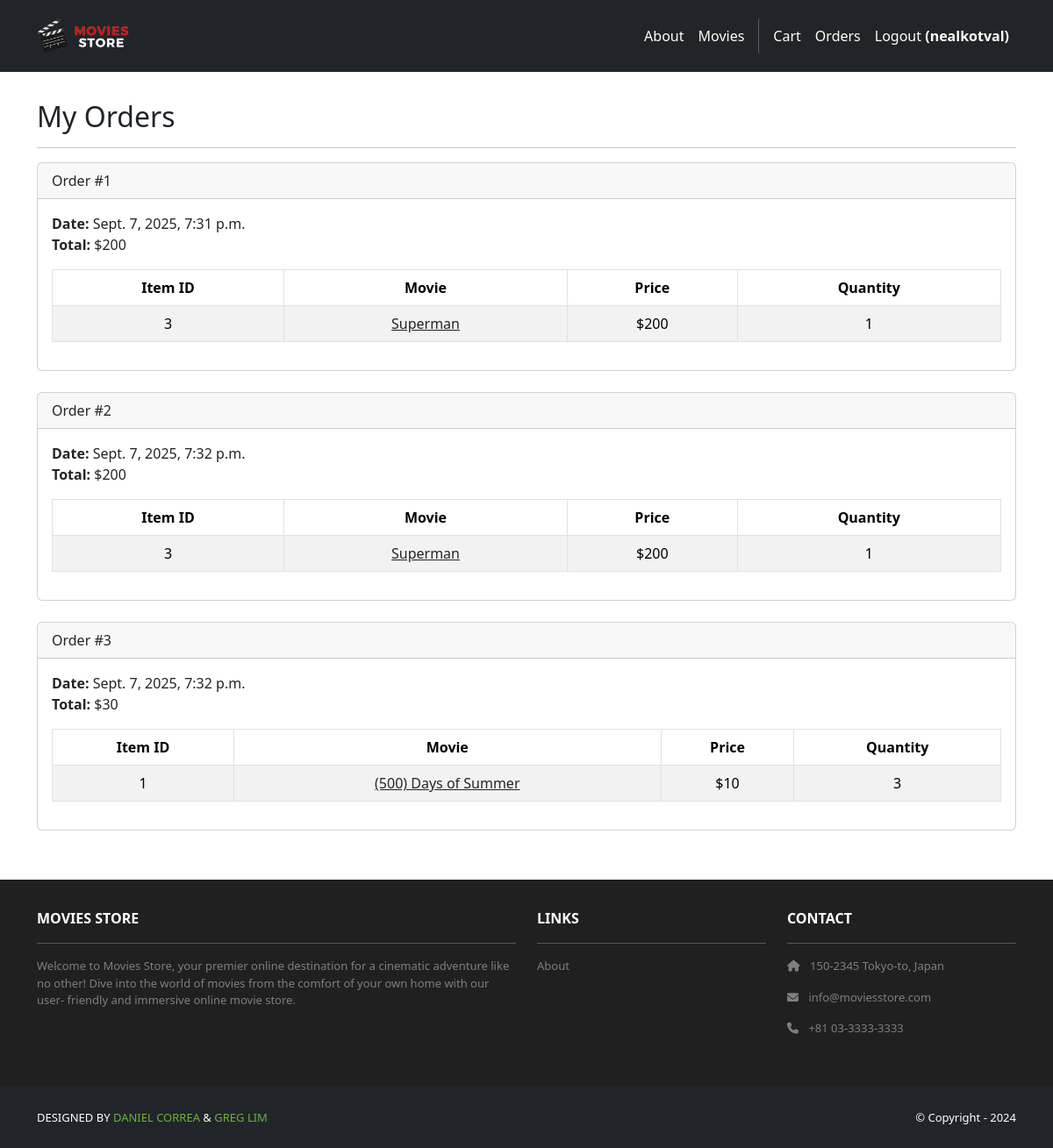
Page /accounts/orders/ (signed in) on the committed database.
### cart/models.py (models this page shows, shortened)
class Order(models.Model):
    id = models.AutoField(primary_key=True)
    total = models.IntegerField()
    date = models.DateTimeField(auto_now_add=True)
    user = models.ForeignKey(User,
        on_delete=models.CASCADE)

class Item(models.Model):
    id = models.AutoField(primary_key=True)
    price = models.IntegerField()
    quantity = models.IntegerField()
    order = models.ForeignKey(Order,
        on_delete=models.CASCADE)
    movie = models.ForeignKey(Movie,
        on_delete=models.CASCADE)

### movies/models.py (models this page shows, shortened)
class Movie(models.Model):
    id = models.AutoField(primary_key=True)
    name = models.CharField(max_length=255)
    price = models.IntegerField()
    description = models.TextField()
    image = models.ImageField(upload_to='movie_images/')

### accounts/views.py (the view)
# urls.py: path('orders/', views.orders, name='accounts.orders'),
@login_required
def orders(request):
    template_data = {}
    template_data['title'] = 'Orders'
    template_data['orders'] = request.user.order_set.all()
    return render(request, 'accounts/orders.html',
        {'template_data': template_data})

### accounts/templates/accounts/orders.html
{% extends 'base.html' %}
{% block content %}
<div class="p-3">
  <div class="container">
    <div class="row mt-3">
      <div class="col mx-auto mb-3">
        <h2>My Orders</h2>
        <hr />
        {% for order in template_data.orders %}
        <div class="card mb-4">
          <div class="card-header">
            Order #{{ order.id }}
          </div>
          <div class="card-body">
            <b>Date:</b> {{ order.date }}<br />
            <b>Total:</b> ${{ order.total }}<br />
            <table class="table table-bordered
              table-striped text-center mt-3">
              <thead>
                <tr>
                  <th scope="col">Item ID</th>
                  <th scope="col">Movie</th>
                  <th scope="col">Price</th>
                  <th scope="col">Quantity</th>
                </tr>
              </thead>
              <tbody>
                {% for item in order.item_set.all %}
                <tr>
                  <td>{{ item.movie.id }}</td>
                  <td>
                    <a class="link-dark"
                      href="{% url 'movies.show' id=item.movie.id %}">
                      {{ item.movie.name }}
                    </a>
                  </td>
                  <td>${{ item.movie.price }}</td>
                  <td>{{ item.quantity }}</td>
                </tr>
                {% endfor %}
              </tbody>
            </table>
          </div>
        </div>
        {% endfor %}
      </div>
    </div>
  </div>
</div>
{% endblock content %}

### moviesstore/templates/base.html (shortened to what this page needs)
<!DOCTYPE html>
<html>
  <head>
    {% load static %}
    <link href=
      "https://cdn.jsdelivr.net/npm/bootstrap@5.3.3/dist/css/bootstrap.min.css" rel="stylesheet"
>
    <link rel=
      "stylesheet"  href="https://cdnjs.cloudflare.com/ajax/libs/font-awesome/6.1.1/css/all.min.css">
    <link rel="stylesheet" type="text/css" href="{% static 'css/style.css' %}">
  </head>
  <body>
     <nav class="p-3 navbar navbar-dark bg-dark navbar-expand-lg">
      <div class="container">
        <a class="navbar-brand"
           href="{% url 'home.index' %}">
          <img src="{% static 'img/logo.png' %}" alt="logo"
               height="40" />
        </a>
        <div class="collapse navbar-collapse"
             id="navbarNavAltMarkup">
          <div class="navbar-nav ms-auto navbar-ml">
            <a class="nav-link" href="{% url 'home.about' %}">About</a>
            <a class="nav-link" href="{% url 'movies.index' %}">Movies</a>
            <a class="nav-link"
              href="{% url 'cart.index' %}">Cart</a>
            {% if user.is_authenticated %}
            <a class="nav-link"
              href="{% url 'accounts.orders' %}">Orders
            </a>
            <a class="nav-link"
              href="{% url 'accounts.logout' %}">Logout <b>({{user.username }})</b></a>
            {% endif %}
          </div>
        </div>
      </div>
    </nav>
    <div>
      {% block content %}
      {% endblock content %}
    </div>
    <section class="p-3 ms-footer d-none d-md-block">
      <div class="container">
        <div class="row mt-3 text-white">
          <div class="col-md-6 col-lg-6 col-xl-6 mx-auto mb-4">
            <b>MOVIES STORE</b>
            <hr />
            <p>
              Welcome to Movies Store, your premier online
              destination for a cinematic adventure like no
              other! Dive into the world of movies from the
              comfort of your own home with our user-
              friendly and immersive online movie store.
            </p>
          </div>
          <div class="col-md-3 col-lg-3 col-xl-3 mx-auto mb-4">
            <b>LINKS</b>
            <hr />
            <p><a class="nav-link"
              href="{% url 'home.about' %}">
              About
            </a></p>
          </div>
          <div class="col-md-3 col-lg-3 col-xl-3 mx-auto mb-4">
            <b>CONTACT</b>
            <hr />
            <p><i class="fas fa-home me-2"></i>
              150-2345 Tokyo-to, Japan
            </p>
            <p><i class="fas fa-envelope me-2"></i>
              info@moviesstore.com
            </p>
            <p><i class="fas fa-phone me-2"></i>
              +81 03-3333-3333
            </p>
          </div>
        </div>
      </div>
    </section>
    <section class="p-3 ms-footer-bottom bg-dark">
      <div class="container d-flex
           justify-content-between">
        <div class="me-5 text-white">
          <span>DESIGNED BY
            <a href="https://www.x.com/danielgarax"
            target="_blank">DANIEL CORREA</a> &
            <a href="https://www.x.com/greglim81"
            target="_blank">GREG LIM</a>
          </span>
        </div>
        <div class="text-white">
          <span>© Copyright - 2024</span>
        </div>
      </div>
    </section>
  </body>
</html>

### moviesstore/static/css/style.css (style rules this page uses)
.navbar a.nav-link { color: #FFFEF6 !important; }
.ms-footer { background-color: #202020; }
.ms-footer p { color: #7F7F7F; font-size: 13px; }
.ms-footer-bottom span { font-size: 13px; line-height: 38px; }
.ms-footer-bottom a { color: #6ab43e; text-decoration: none; }

### rows in the picture
Order: id "1", date "Sept. 7, 2025, 7:31 p.m.", total "200"
Item: movie.id "3", movie.name "Superman", movie.price "200", quantity "1"
Order: id "2", date "Sept. 7, 2025, 7:32 p.m.", total "200"
Item: movie.id "3", movie.name "Superman", movie.price "200", quantity "1"
Order: id "3", date "Sept. 7, 2025, 7:32 p.m.", total "30"
Item: movie.id "1", movie.name "(500) Days of Summer", movie.price "10", quantity "3"

### other values in the picture
{{ user.username }} "nealkotval"
